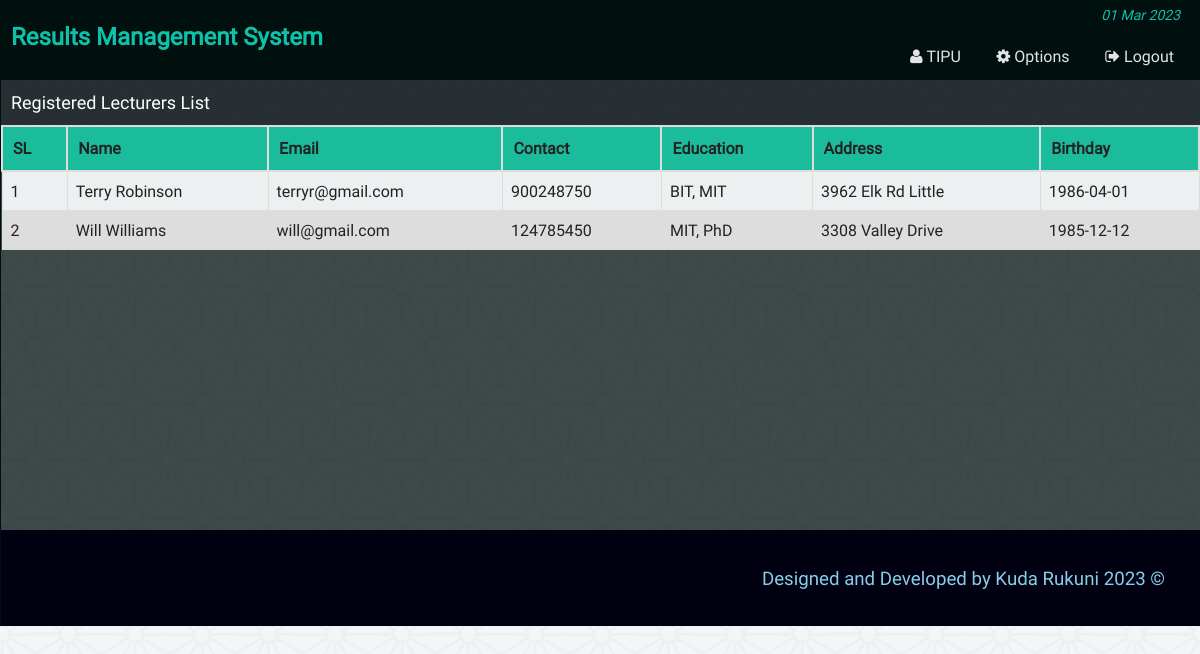
/admin_all_faculty.php (signed in), run on the app's committed database.
### tables this page shows
CREATE TABLE `faculty` (
  `id` int(11) NOT NULL,
  `username` varchar(15) NOT NULL,
  `password` varchar(50) NOT NULL,
  `name` varchar(30) NOT NULL,
  `email` varchar(100) NOT NULL,
  `birthday` date DEFAULT NULL,
  `gender` varchar(10) NOT NULL,
  `education` varchar(100) DEFAULT NULL,
  `contact` int(100) DEFAULT NULL,
  `address` varchar(255) DEFAULT NULL
);

### php/functions.php (called while the page is built, shortened)
<?php
class login_registration_class{
	public function get_faculty(){
		global $conn;
		$sql = "select * from faculty order by id ASC";
		$result = $conn->query($sql);
		return $result;
	}
};
?>

### admin_all_faculty.php (the view, shortened to what this page needs)
<?php
	require "php/config.php";
	require_once "php/functions.php";
	$user = new login_registration_class();
?>
<?php
include "php/headertop_admin.php";
?>
<div class="all_student">
	<div class="search_st">
		<div class="hdinfo"><h3>Registered Lecturers List</h3></div>
	</div>
		<table class="tab_one">
			<tr>
				<th>SL</th>
				<th>Name</th>
				<th>Email</th>
				<th>Contact</th>
				<th>Education</th>
				<th>Address</th>
				<th>Birthday</th>
			</tr>
			<?php
			$i=0;
				$alluser =$user->get_faculty();
				while($rows = $alluser->fetch_assoc()){
				$i++;
			?>
			<tr>
				<td><?php echo $i; ?></td>
				<td><?php echo $rows['name'];?></td>
				<td><?php echo $rows['email'];?></td>
				<td><?php echo $rows['contact'];?></td>
				<td><?php echo $rows['education'];?></td>
				<td><?php echo $rows['address'];?></td>
				<td><?php echo $rows['birthday'];?></td>
			</tr>
			<?php } ?>
		</table>
</div>
<?php include "php/footerbottom.php";?>

### css/main.css (style rules this page uses)
html { color: #222; font-size: 1em; line-height: 1.4; }
body { font-family:roboto !important; background: #00100fbf url(../img/ptrn.png) repeat fixed; }
.st_reg th, td { padding: 8px; }
table.tab_one { width:100%; }
table.tab_one th { background:#1abc9c; padding:10px; font-weight:bold; text-align:left; }
table.tab_one td { border:1px solid #ddd; padding:8px; }
table.tab_one tr:nth-child(odd) { background:#ddd; }
table.tab_one tr:nth-child(even) { background:#ecf0f1; }
.all_student { min-height:450px; }
.search_st { background:#0000105e; height:45px; }
.hdinfo { float:left; width:500px; }
.hdinfo h3 { font-size:18px; color:#fff; padding:10px; margin:0; font-weight:normal; }
table.att_tab tr,td,th { border:2px solid #ddd; border-collapse:collapse; padding:8px; }

### data on the page
faculty: name "Terry Robinson", email "terryr@gmail.com", contact "900248750", education "BIT, MIT", address "3962 Elk Rd Little", birthday "1986-04-01"
faculty: name "Will Williams", email "will@gmail.com", contact "124785450", education "MIT, PhD", address "3308 Valley Drive", birthday "1985-12-12"

### other printed values
$admin_name "TIPU"
